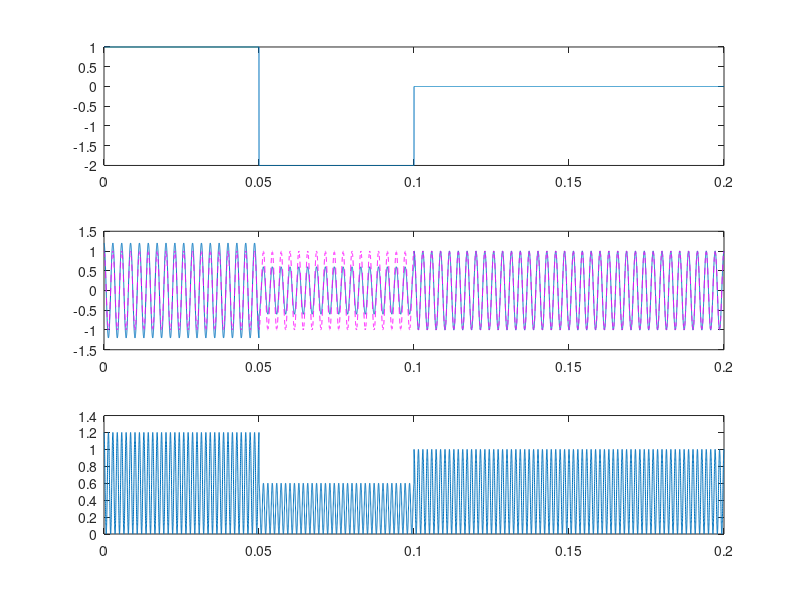

Here is the MATLAB script that generated this plot:
t = [0:0.00001:0.20];
x = 1 .* ((0 <= t)&(t <=0.05))-2.*((0.05 <= t)&(t <= 0.1));
c = cos(2*pi*350*t);
subplot(311);plot(t,x);
y = 1 * (1 + 0.2 *x) .*c;
subplot(312);plot(t,y,'-',t,c,'m--');
z = y .*c;
subplot(313);plot(t,z);